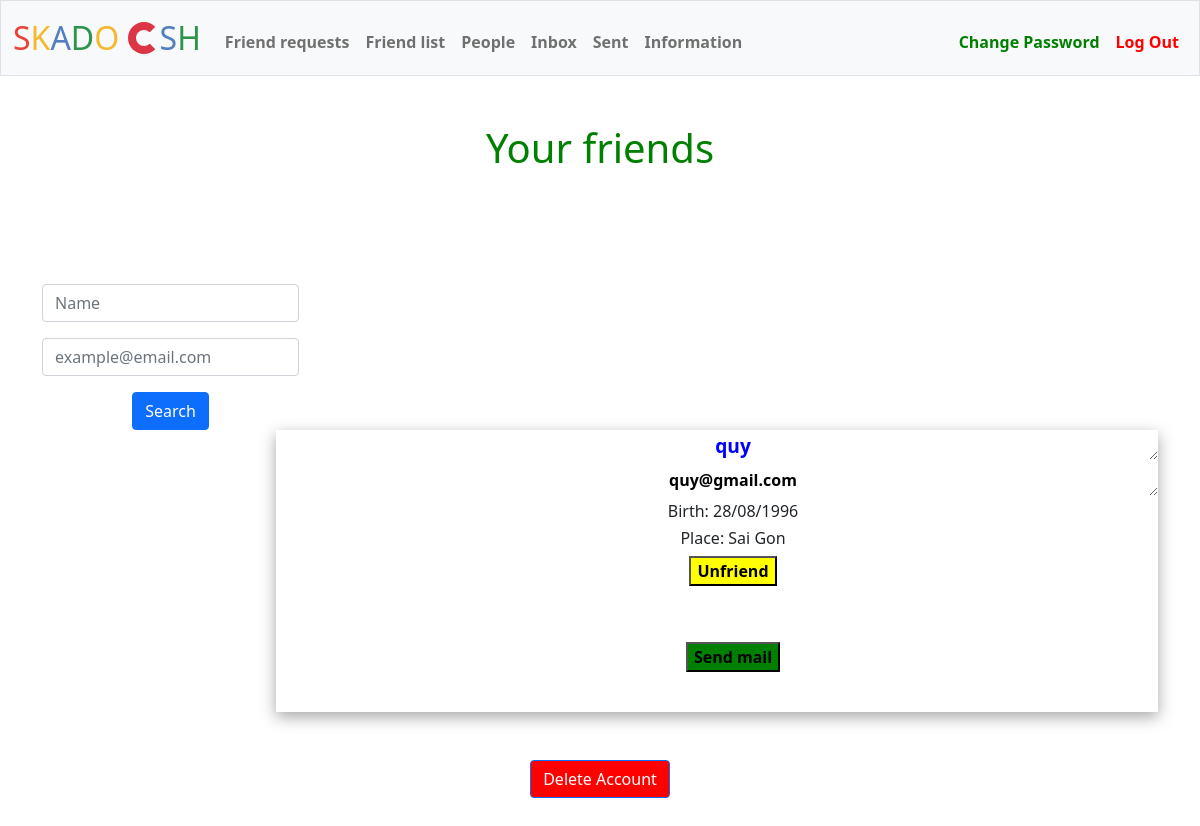
Screenshot of /list (signed in) with the database file from the repository.
### tables this page shows
CREATE TABLE informations (
id INTEGER PRIMARY KEY AUTOINCREMENT NOT NULL,
user_id INTEGER NOT NULL,
name TEXT NOT NULL,
birth TEXT,
place TEXT,
number TEXT,
email TEXT NOT NULL UNIQUE);

### app.py (the view, shortened to what this page needs)
@app.route("/list", methods=["GET", "POST"])
@login_required
@information_required
def list():
    user_id = session['user_id']
    if request.method == "GET":
        rows = db.execute("SELECT * FROM informations JOIN friends ON user_id = host_id OR user_id = friend_id WHERE host_id = ? OR friend_id = ? ORDER BY friends.id DESC", user_id, user_id)
        people = []
        for row in rows:
            if user_id != row['user_id']:
                person = {}
                person['name'] = row['name']
                person['email'] = row['email']
                person['birth'] = row['birth']
                person['place'] = row['place']
                person['number'] = row['number']
                if row['status'] == 'confirmed':
                    person['operation'] = 'Unfriend'
                    person['button'] = 'Send mail'
                if user_id == row['host_id'] and row['status'] == 'unconfirmed':
                    person['operation'] = 'Cancel request'
                if user_id == row['friend_id'] and row['status'] == 'unconfirmed':
                    person['reject'] = 'Reject'
                    person['operation'] = 'Accept'
                people.append(person)
        return render_template("list.html", people=people)

### app.py (called while the page is built)
@app.after_request
def after_request(response):
    response.headers["Cache-Control"] = "no-cache, no-store, must-revalidate"
    response.headers["Expires"] = 0
    response.headers["Pragma"] = "no-cache"
    return response

### helpers.py (called while the page is built)
def login_required(f):
    @wraps(f)
    def decorated_function(*args, **kwargs):
        if session.get("user_id") is None:
            return redirect("/login")
        return f(*args, **kwargs)
    return decorated_function

def information_required(f):
    @wraps(f)
    def decorated_function(*args, **kwargs):
        user_id = session.get("user_id")
        rows = db.execute("SELECT * FROM informations WHERE user_id = ?", user_id)
        if len(rows) == 0:
            message = 'You must provide you informations first!'
            return render_template("information.html", requirement=message)
        return f(*args, **kwargs)
    return decorated_function

### templates/list.html (shortened to what this page needs)
{% extends "layout.html" %}
{% block list %}<h1>Your friends</h1>{% endblock %}
{% block main %}
<div id="parent">
    <div id="find">
        <form id="search-form" action="/list" method="post">
            <div class="mb-3">
                <input autofocus class="form-control mx-auto w-auto" id="name" name="name" placeholder="Name" type="text">
            </div>
            <div class="mb-3">
                <input class="form-control mx-auto w-auto" id="email" name="email" placeholder="example@email.com" type="text">
            </div>
            <button class="btn btn-primary" type="submit">Search</button>
        </form>
    </div>
    {% for person in people %}
    <div class="result">
        <div>
            <div>
                <form action="/add" method="post">
                    <ul>
                        <li><textarea id="person" name="name" readonly>{{ person["name"] }}</textarea></li>
                        <li><textarea id="person-email" name="email" readonly>{{ person["email"] }}</textarea></li>
                        {% if person["birth"] %}
                        <li><h6>Birth: {{ person["birth"] }}</h6></li>
                        {% endif %}
                        {% if person["place"] %}
                        <li><h6>Place: {{ person["place"] }}</h6></li>
                        {% endif %}
                        <div class="button"><button id="upper-button" type="submit">{{ person["operation"] }}</button></div>
                    </ul>
                    <br>
                </form>
            </div>
        </div>
        <div>
            <form action="/send" method="post">
                <ul>
                    {% if person["button"] %}
                    <div class="button"><button id="lower-button" type="submit">{{ person["button"] }}</button></div>
                    {% endif %}
                </ul>
                <br>
            </form>
        </div>
    </div>
    {% endfor %}
</div>
{% endblock %}

### templates/list.html (style rules this page uses)
h1 { text-align: center; color: green; }
#person { color: blue; }
#find { float: left; padding-left: 30px;; }
.result { float: right; width: 75%; margin-right: 30px; box-shadow: rgba(0, 0, 0, 0.35) 0px 5px 15px; }
ul li { list-style-type: none; }
ul li textarea { text-align: center; width: 100%; height: 30px; background: none; border: none; min-height: 30px; }
#person { font-size: larger; font-weight: bold; height: 30px; }
#person-email { font-weight: bold; height: 30px; }
#lower-button { background-color: green; }
button { font-weight: bold; background-color: yellow; }

### rows the page displays
informations: name "quy", email "quy@gmail.com", birth "28/08/1996", place "Sai Gon", operation "Unfriend", button "Send mail"
